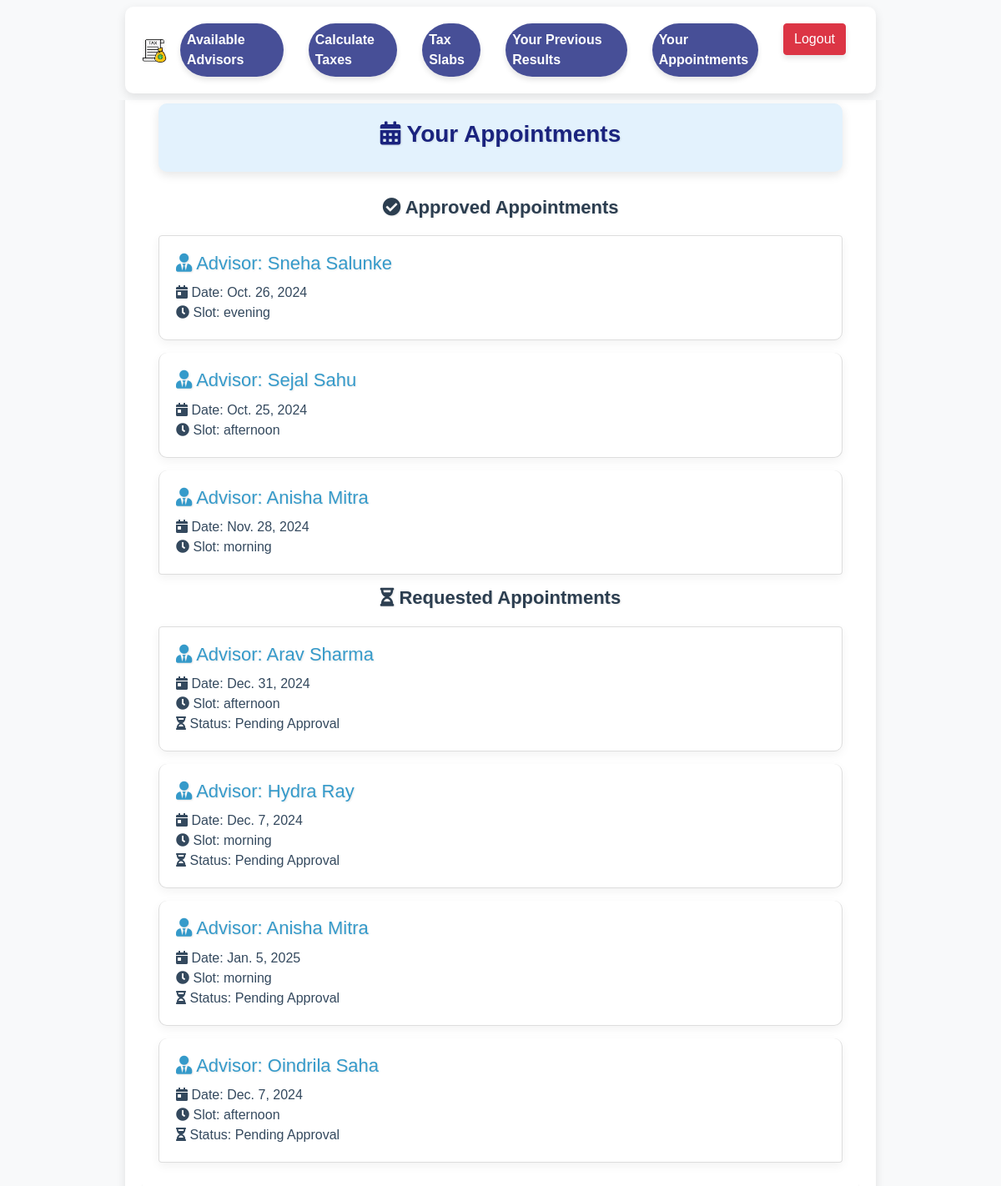
The page /user-appointments/ (signed in) on the database its author committed.
### advisor/models.py (models this page shows, shortened)
class UserRequest(models.Model):
    user = models.ForeignKey(User, on_delete=models.CASCADE, related_name="requests")
    tax_advisor = models.ForeignKey(User, on_delete=models.CASCADE, related_name="advisor_requests")
    first_name = models.CharField(max_length=150)
    last_name = models.CharField(max_length=150)
    email = models.EmailField()
    approved = models.BooleanField(default=False)
    rejected = models.BooleanField(default=False)
    slot = models.CharField(max_length=100, null=True)  # Store the time slot as a string (can use choices)
    date = models.DateField(null=True)  # Store the appointment date

### base/views.py (the view)
# urls.py: path('user-appointments/', user_appointments_view, name='user_appointments'),
def user_appointments_view(request):
    user = request.user
    approved_appointments = UserRequest.objects.filter(user=user, approved=True)
    requested_appointments = UserRequest.objects.filter(user=user, approved=False, rejected=False)
    context = {
        'approved_appointments': approved_appointments,
        'requested_appointments': requested_appointments,
    }
    return render(request, 'base/user_appointments.html', context)

### accounts/context_processor.py (called while the page is built)
def user_groups(request):
    user = request.user
    return {
        'is_admin': user.is_authenticated and user.is_superuser,
        'is_taxadvisor': user.is_authenticated and user.groups.filter(name='Tax Advisor').exists(),
        'is_indivual_user': user.is_authenticated and user.groups.filter(name='Individual User').exists(),
    }

### base/templates/base/user_appointments.html (shortened to what this page needs)
{% extends 'base.html' %}
{% block individual_style %}
<link rel="stylesheet" href="https://maxcdn.bootstrapcdn.com/bootstrap/4.5.2/css/bootstrap.min.css">
<link rel="stylesheet" href="https://cdnjs.cloudflare.com/ajax/libs/font-awesome/5.15.3/css/all.min.css">
{% endblock %}
{% block content %}
<div class="content-wrapper">
<div class="container">
<div class="main-heading">
<h2><i class="fas fa-calendar-alt"></i> Your Appointments</h2>
</div>
<h2 class="sub-heading"><i class="fas fa-check-circle"></i> Approved Appointments</h2>
<div class="list-group">
               {% if approved_appointments %}
                   {% for appointment in approved_appointments %}
<div class="list-group-item">
<h5><i class="fas fa-user-tie"></i> <span class="advisor-label">Advisor:</span> {{ appointment.tax_advisor.get_full_name }}</h5>
<p>
<i class="fas fa-calendar-day"></i> Date: {{ appointment.date }}<br>
<i class="fas fa-clock"></i> Slot: {{ appointment.slot }}<br>
</p>
</div>
                   {% endfor %}
               {% else %}
<div class="alert alert-info">
<i class="fas fa-info-circle"></i> You have no approved appointments.
</div>
               {% endif %}
</div>
<h2 class="sub-heading"><i class="fas fa-hourglass-half"></i> Requested Appointments</h2>
<div class="list-group">
               {% if requested_appointments %}
                   {% for appointment in requested_appointments %}
<div class="list-group-item">
<h5><i class="fas fa-user-tie"></i> <span class="advisor-label">Advisor:</span> {{ appointment.tax_advisor.get_full_name }}</h5>
<p>
<i class="fas fa-calendar-day"></i> Date: {{ appointment.date }}<br>
<i class="fas fa-clock"></i> Slot: {{ appointment.slot }}<br>
<i class="fas fa-hourglass-half"></i> Status: Pending Approval<br>
</p>
</div>
                   {% endfor %}
               {% else %}
<div class="alert alert-info">
<i class="fas fa-info-circle"></i> You have no pending appointment requests.
</div>
               {% endif %}
</div>
</div>
</div>
{% endblock %}

### templates/base.html (style rules this page uses)
body { padding-top: 56px; }

### base/templates/base/user_appointments.html (style rules this page uses)
body { background-color: #f8f9fa; font-family: 'Arial', sans-serif; margin: 0; padding: 0; height: 100vh; }
.content-wrapper { margin-top: 60px; overflow-y: auto; }
.container { margin: 0 auto; padding: 20px; max-width: 900px; background-color: #ffffff; border-radius: 10px; box-shadow: 0 4px 12px rgba(0, 0, 0, 0.1); transition: box-shadow 0.3s ease-in-out; }
.main-heading { padding: 20px; background-color: #e3f2fd; border-radius: 10px; box-shadow: 0 4px 12px rgba(0, 0, 0, 0.1); margin-bottom: 30px; }
.main-heading h2 { color: #1a237e; text-align: center; font-size: 28px; font-weight: bold; text-shadow: 1px 1px 2px rgba(0, 0, 0, 0.1); }
.sub-heading { color: #2c3e50; margin-bottom: 20px; text-align: center; font-size: 22px; font-weight: bold; text-shadow: 1px 1px 2px rgba(0, 0, 0, 0.1); }
.list-group-item { border: 1px solid #ddd; margin-bottom: 15px; padding: 20px; border-radius: 10px; box-shadow: 0 4px 12px rgba(0, 0, 0, 0.05); transition: background-color 0.3s ease-in-out, box-shadow 0.3s ease-in-out; }
.list-group-item h5 { color: #359aca; font-size: 22px; margin-bottom: 10px; text-shadow: 1px 1px 2px rgba(0, 0, 0, 0.1); }
.list-group-item p { color: #34495e; font-size: 16px; margin-bottom: 0; }
.list-group-item .advisor-label { color: #359aca; }

### rows shown on the page
UserRequest: tax_advisor.get_full_name "Sneha Salunke", date "Oct. 26, 2024", slot "evening"
UserRequest: tax_advisor.get_full_name "Sejal Sahu", date "Oct. 25, 2024", slot "afternoon"
UserRequest: tax_advisor.get_full_name "Anisha Mitra", date "Nov. 28, 2024", slot "morning"
UserRequest: tax_advisor.get_full_name "Arav Sharma", date "Dec. 31, 2024", slot "afternoon"
UserRequest: tax_advisor.get_full_name "Hydra Ray", date "Dec. 7, 2024", slot "morning"
UserRequest: tax_advisor.get_full_name "Anisha Mitra", date "Jan. 5, 2025", slot "morning"
UserRequest: tax_advisor.get_full_name "Oindrila Saha", date "Dec. 7, 2024", slot "afternoon"
